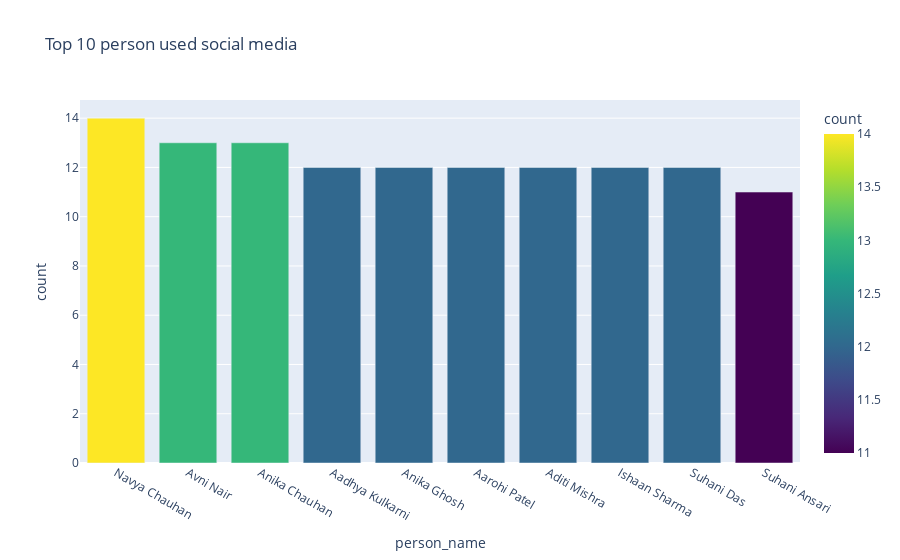

Notebook code for this chart:
### Markdown cell above
# **4. Exploratory Data Analysis (EDA)**

Pada tahap ini, Anda akan melakukan **Exploratory Data Analysis (EDA)** untuk memahami karakteristik dataset.

Tujuan dari EDA adalah untuk memperoleh wawasan awal yang mendalam mengenai data dan menentukan langkah selanjutnya dalam analisis atau pemodelan.

### Code cell
#Type your code here
# Top 10 person used social media
top_user = train['person_name'].value_counts().nlargest(10).reset_index()
top_user.columns = ['person_name', 'count']
px.bar(
    top_user, 
    x='person_name', y='count', 
    title="Top 10 person used social media",
    color='count', 
    color_continuous_scale='Viridis').show()

### Figure 1 — Plotly figure (JSON) as saved in the notebook; plotly's stock layout.template omitted (floating-point values rounded to 4 significant figures)
{"data": [{"hovertemplate": "person_name=%{x}<br>count=%{marker.color}<extra></extra>", "legendgroup": "", "marker": {"color": [14, 13, 13, 12, 12, 12, 12, 12, 12, 11], "coloraxis": "coloraxis", "pattern": {"shape": ""}}, "name": "", "orientation": "v", "showlegend": false, "textposition": "auto", "type": "bar", "x": ["Navya Chauhan", "Avni Nair", "Anika Chauhan", "Aadhya Kulkarni", "Anika Ghosh", "Aarohi Patel", "Aditi Mishra", "Ishaan Sharma", "Suhani Das", "Suhani Ansari"], "xaxis": "x", "y": [14, 13, 13, 12, 12, 12, 12, 12, 12, 11], "yaxis": "y"}], "layout": {"barmode": "relative", "coloraxis": {"colorbar": {"title": {"text": "count"}}, "colorscale": [[0, "#440154"], [0.1111, "#482878"], [0.2222, "#3e4989"], [0.3333, "#31688e"], [0.4444, "#26828e"], [0.5556, "#1f9e89"], [0.6667, "#35b779"], [0.7778, "#6ece58"], [0.8889, "#b5de2b"], [1, "#fde725"]]}, "legend": {"tracegroupgap": 0}, "title": {"text": "Top 10 person used social media"}, "xaxis": {"anchor": "y", "domain": [0, 1], "title": {"text": "person_name"}}, "yaxis": {"anchor": "x", "domain": [0, 1], "title": {"text": "count"}}}}
